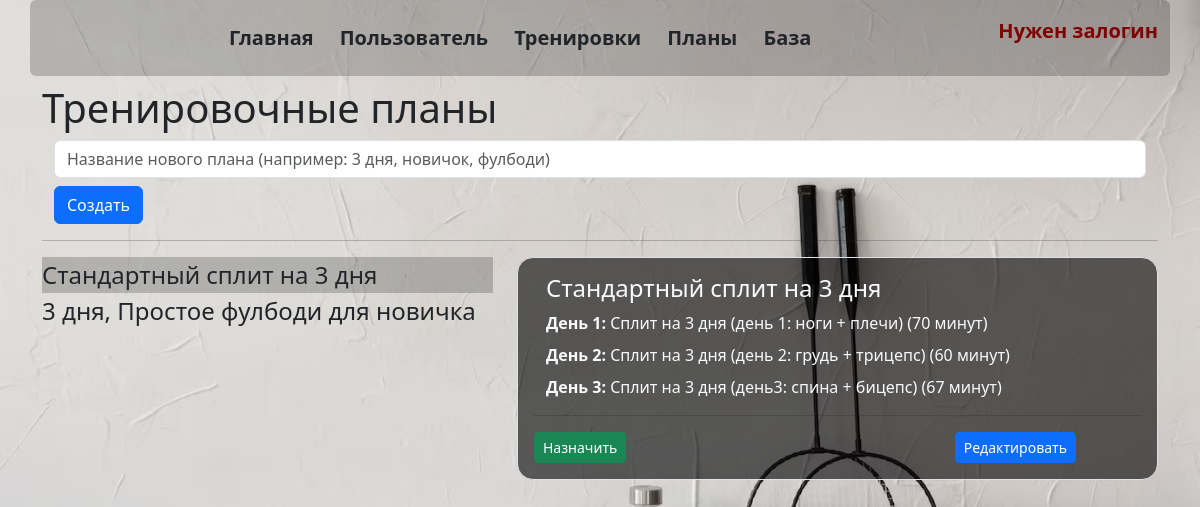
Page /plans_all on the earlier database version.
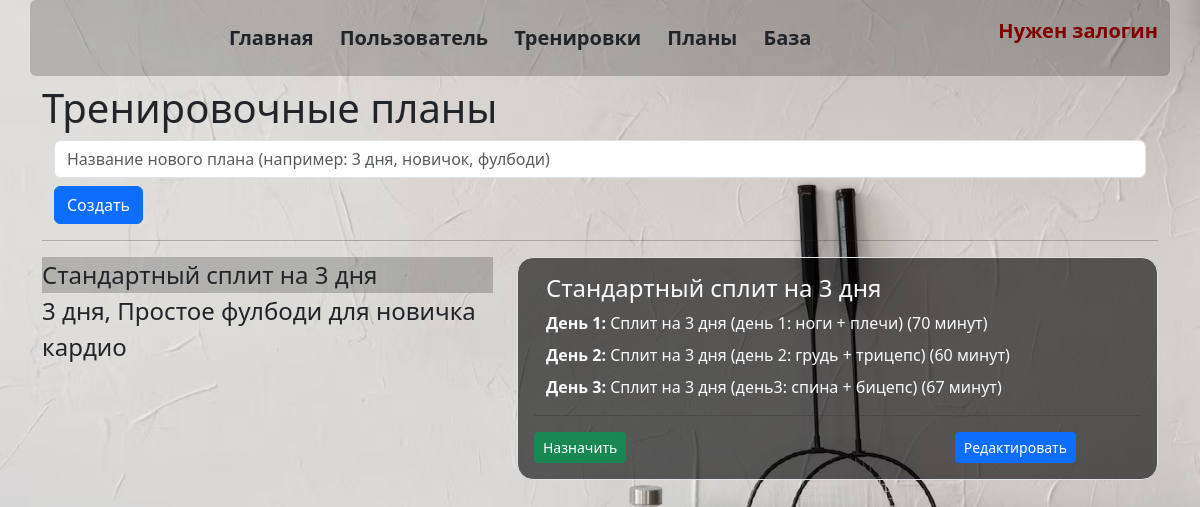
Same page on the later database version.
### _models.py (models this page shows, shortened)
class Plan(db.Model):
    __tablename__ = 'plans'
    id = db.Column(db.Integer, primary_key=True)
    name = db.Column(db.String, default='New Plan')
    owner = db.Column(db.String, default='Admin')
    trainings = relationship('Training', secondary='plan_trainings', back_populates='plans')

class Training(db.Model):
    __tablename__ = 'trainings'
    training_id = db.Column(db.Integer, primary_key=True)
    name = db.Column(db.String(50), nullable=False)
    exercises = relationship('Exercise', secondary='training_exercises', overlaps="trainings")
    user_trainings = relationship('UserTraining', back_populates='training')
    plans = relationship('Plan', secondary='plan_trainings', back_populates='trainings')

### main.py (the view)
@app.route('/plans_all', methods=['POST', 'GET'])
def plans_all():
    plans = Plan.query.all()
    plan_trainings = Plan_Trainings.query.all()
    trains = Training.query.all()
    trainings_in_plan = {}  # {plan: [trains], ...}
    for plan in plans:
        trainings_in_plan[plan] = []
        for plan_train in plan_trainings:
            for train in trains:
                if train.training_id == plan_train.training_id and plan_train.plan_id == plan.id:
                    train_time = 0
                    for exercise in train.exercises:
                        te = TrainingExercise.query.filter_by(training_id=train.training_id, exercise_id=exercise.exercise_id).first()
                        train_time += te.sets * exercise.time_per_set
                    trainings_in_plan[plan].append([train, train_time])
    return render_template('plans_all.html', trainings_in_plan=trainings_in_plan)

### templates/plans_all.html (shortened to what this page needs)
{% extends 'base.html' %}
{% block body %}
<h1>Тренировочные планы</h1>
<form action="/plan_new/0" method="post">
    <div class="container mb-2">
        <input type="text" name="plan_name" id="plan_name" class="form-control" placeholder="Название нового плана (например: 3 дня, новичок, фулбоди)" required>
    </div>
    <div class="container mb-2">
        <input type="submit" class="btn btn-primary" value="Создать">
    </div>
</form>
<hr>
<div class="row">
    <div class="col-5">
        <div class="list-group" id="list-tab" role="tablist">
        {% for plan, trains in trainings_in_plan.items() %}
          <a class="nav-link {% if loop.index == 1 %} active {% endif %} link-underline link-underline-opacity-0 bg-opacity-0 fs-4" data-bs-toggle="list" href="#plan{{plan.id}}" role="tab">
              {{plan.name}}
          </a>
          {% endfor %}
        </div>
    </div>
    <div class="col-7">
        <div class="tab-content" id="nav-tabContent">
          {% for plan, trains in trainings_in_plan.items() %}
            <div class="tab-pane fade {% if loop.index == 1 %} show active {% endif %} border rounded-4 bg-opacity-60 p-3" id="plan{{plan.id}}" role="tabpanel" >
                <div class="container text-light">
                <h4>{{plan.name}}</h4>
                    </div>
                {% for i in range(trains|length) %}
                <div class="container mb-2 text-light">
                    <b>День {{i+1}}: </b> {{trains[i][0].name}} ({{ trains[i][1] }} минут)
                </div>
                {% endfor %}
                <hr>
                <div class="row">
                    <div class="col-8">
                        <a href="/assign_training/{{plan.id}}" class="btn btn-success btn-sm">Назначить</a>
                    </div>
                    <div class="col-4">
                        <a href="/plan_new/{{plan.id}}" class="btn btn-primary btn-sm">Редактировать</a>
                    </div>
                </div>
            </div>
          {% endfor %}
        </div>
    </div>
</div>
{% endblock %}

### templates/base.html (shortened to what this page needs)
<!doctype html>
<html lang="ru">
<head>
    <link rel="stylesheet" href="{{ url_for('static', filename='css/bootstrap.min.css' )}}">
    <link rel="stylesheet" href="{{ url_for('static', filename='css/main.css' )}}">
</head>
<body>
    <div class="container text-primary bg-opacity-20 rounded-2">
        <header class="d-flex py-3 mb-2 fs-5 fw-semibold" >
            <ul class="nav nav-pills flex-grow-1 justify-content-center">
                <li class="nav-item"><a href="/" class="fs-5 fw-semibold btn">Главная</a></li>
                <li class="nav-item"><a href="/users_center" class="fs-5 fw-semibold btn">Пользователь</a></li>
                <li class="nav-item"><a href="/new_train" class="fs-5 fw-semibold btn">Тренировки</a></li>
                <li class="nav-item"><a href="/plans_all" class="fs-5 fw-semibold btn">Планы</a></li>
                <li class="nav-item"><a href="/migration" class="fs-5 fw-semibold btn">База</a></li>
            </ul>
            <div class="fs-6 text-start text-dark">
                {% if current_user %}
                    {{current_user.name}} <br>
                    {{current_user.email}} <br>
                {% else %}
                    <span class="fs-5 text-dark-red fw-semibold">Нужен залогин</span>
                {% endif %}
            </div>
        </header>
    </div>
    <div class="container">
        {% block body %}{% endblock %}
    </div>
</body>
</html>

### static/css/main.css (style rules this page uses)
body { background-image: url('../imgs/background.jpg'); background-size: cover; background-repeat: no-repeat; background-attachment: fixed; }
.bg-opacity-20 { background-color: rgba(0, 0, 0, 0.2); }
.bg-opacity-60 { background-color: rgba(0, 0, 0, 0.6); }
.bg-opacity-0 { background-color: rgba(0, 0, 0, 0); transition: background-color 0.3s; }
.nav-link.active { background-color: rgba(0, 0, 0, 0.2); }
.text-dark-red { color: rgb(128,0,0); }

Differences in the rows shown:
added Plan: name "кардио", shown under "Тренировочные планы"
